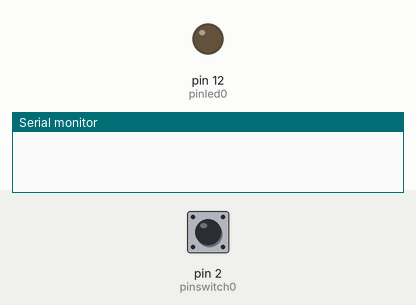
The sketch below on a simulated Arduino Uno, built with avr-gcc and run on an emulated ATmega328P. Shown: output pins drawn as LEDs (lit = HIGH), the last lines printed to the serial monitor. The inputs (shaded band) are chosen by the test bench; at power-on: pin 2 (pinswitch0) HIGH.

Above: at 1.2 s.
1.3 s: pin 2 (pinswitch0) pulled LOW for 0.15 s
At 2.4 s:
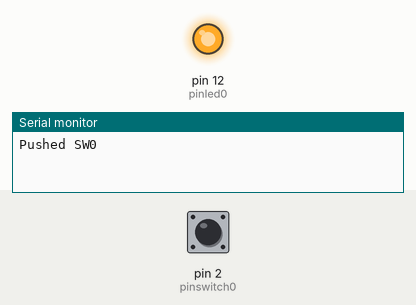
2.9 s: pin 2 (pinswitch0) pulled LOW for 1 s
At 3.6 s:
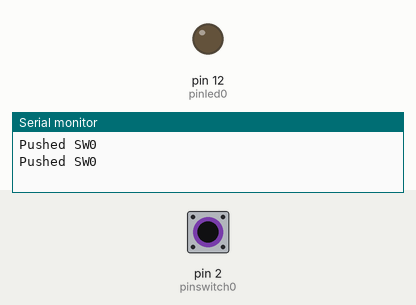
5.4 s: pin 2 (pinswitch0) pulled LOW for 3.2 s
At 6.7 s:
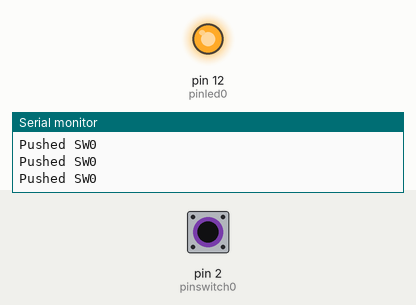
Timing chart, 0 to 8.4 s (numbered marks = the images above; inputs shaded):
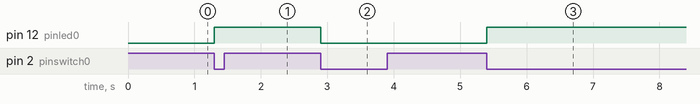

The sketch:

09_switch_led_edge.ino
```cpp
// 스위치0번을 누를때마다 LED0번을 ON/OFF
// 스위치1번을 누를때마다 LED1번을 ON/OFF

int pinswitch0 = 2;

int pinled0 = 12;

boolean led0_state = false;    // flase:LED OFF, true:LED ON

boolean pre_value = LOW, cur_value = LOW;    // 이전값, 현재값

void setup() {
  // put your setup code here, to run once:
  Serial.begin(115200);       //시리얼 설정

  pinMode(pinswitch0, INPUT);    // 스위치0번 설정

  pinMode(pinled0, OUTPUT);      // LED0번 설정
}

void loop() {
  // put your main code here, to run repeatedly:
  cur_value = digitalRead(pinswitch0);      // 현재값을 읽어서 저장

  if(pre_value==HIGH && cur_value==LOW) {     // 하강엣지체크
    if(led0_state==false)
    {
      digitalWrite(pinled0, HIGH);    //LED가 꺼져있을 때
      led0_state = true;
    }
    else
    {
      digitalWrite(pinled0, LOW);     // LED가 켜져있을 때
      led0_state = false;
    }
    Serial.println("Pushed SW0");
    //delay(500);
  }

  // 현재값을 이전값에 저장
  pre_value = cur_value;
}
```

Measured:
- after the input at 1.3 s, pin 12 (pinled0): LOW → HIGH at once
- after the input at 2.9 s, pin 12 (pinled0): HIGH → LOW at once
- after the input at 5.4 s, pin 12 (pinled0): LOW → HIGH at once
